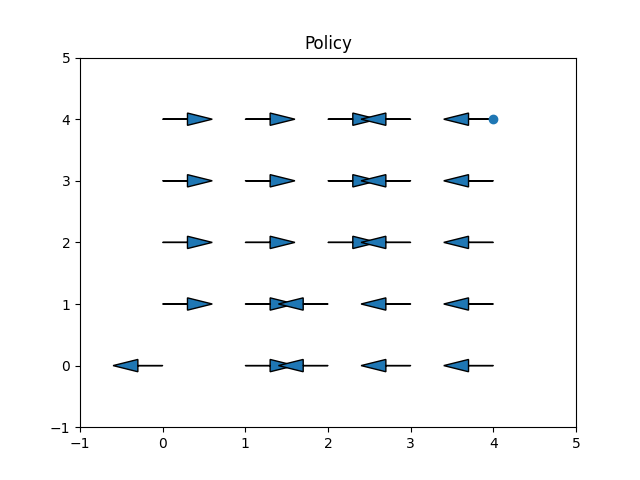

Source code (Python):
"""
Policy -based RL - Directly learn what action to take (No Q table)
What the neural network learns is :
   Input -> state (x,y)
   Output -> probablities for each action (U,D,L,R)
   If it was a good action, increase the probability of taking that action in that state, if it was bad, decrease it.

"""

import numpy as np
import matplotlib.pyplot as plt
import torch
import torch.nn as nn
import torch.optim as optim

# Environment setup

grid_size = 5
start = (0, 0)
goal = (4, 4)

actions = [( -1,0),(1,0),(0,-1),(0,1)]  # U D L R

def valid(s):
    return 0 <= s[0] < grid_size and 0 <= s[1] < grid_size

def step(state, action):
    dx, dy = action
    ns = (state[0]+dx, state[1]+dy)
    return ns if valid(ns) else state

def reward(state):
    return 10 if state == goal else -1


# POLICY NETWORK

class Policy(nn.Module):
    def __init__(self):
        super().__init__()
        self.net = nn.Sequential(
            nn.Linear(2, 32),
            nn.ReLU(),
            nn.Linear(32, 4),
            nn.Softmax(dim=-1)
        )

    def forward(self, x):
        return self.net(x)

policy = Policy()
optimizer = optim.Adam(policy.parameters(), lr=0.01)

# VISUALIZATION

def draw_policy():
    plt.clf()
    for i in range(grid_size):
        for j in range(grid_size):
            s = torch.tensor([i,j], dtype=torch.float32)
            probs = policy(s).detach().numpy()
            best = np.argmax(probs)

            dx, dy = actions[best]

            plt.arrow(j, i, dy*0.3, -dx*0.3,
                      head_width=0.2)

    plt.scatter(goal[1], goal[0])
    plt.xlim(-1, grid_size)
    plt.ylim(-1, grid_size)
    plt.title("Policy")
    plt.pause(0.1)

# TRAINING
plt.figure()

for episode in range(200):

    state = start
    log_probs = []
    rewards = []

    for _ in range(30):

        s = torch.tensor(state, dtype=torch.float32)
        probs = policy(s)

        dist = torch.distributions.Categorical(probs)
        action_idx = dist.sample()

        log_probs.append(dist.log_prob(action_idx))

        state = step(state, actions[action_idx])
        r = reward(state)
        rewards.append(r)

        if state == goal:
            break

    # total reward
    G = sum(rewards)

    # update policy
    loss = 0
    for log_p in log_probs:
        loss -= log_p * G

    optimizer.zero_grad()
    loss.backward()
    optimizer.step()

    # visualize every few episodes
    if episode % 10 == 0:
        draw_policy()

plt.show()
